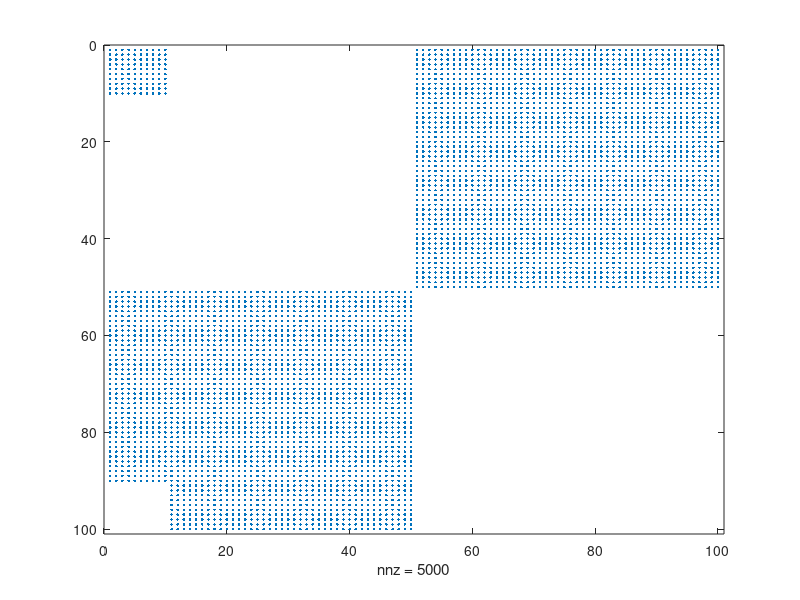

MATLAB code to generate this figure:
clear
load d01
spy(a2)
% you may copy & paste the lines below repeatedly into the 
% workspace and execute them 

% A remarkable thing about array indexing in matlab is
% highlighted here: you can address non-contiguous subsets
% of arrays (namely two corners which by definition are not
% connected) in a single statement
a2(end-9:end,[1:10 end-9:end])=a2(end-9:end,[end-9:end 1:10]);
% clockwise rotation:
a2=rot90(a2,-1);
spy(a2);
